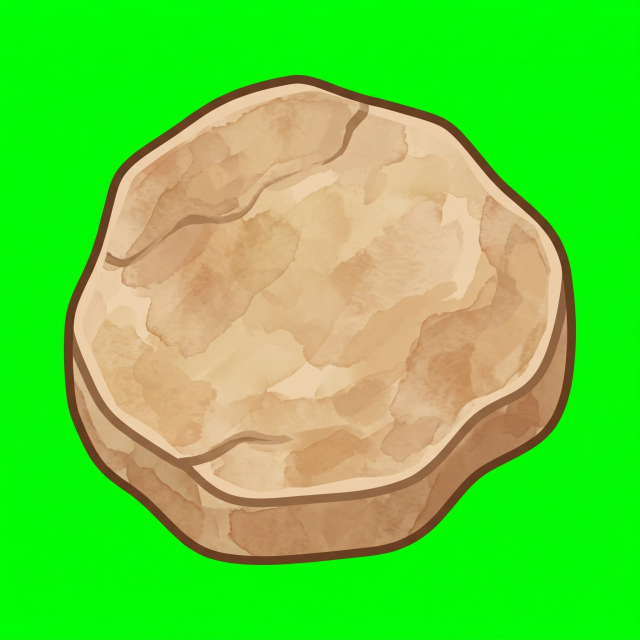
#> input picture rock-brown-raw.jpg, 1280 x 1280 px (shown at 1/2 size)
$ python process-rob-images.py ../rock-brown-raw.jpg ../rock-flat-raw.jpg
#> lines starting #> are read from the running program, lines starting #| are printed output that depends on the picture; after the words box and inside, x2 and y2 are one past the last pixel; in counts of white or black regions, pixels touching at a corner belong together
"""
process-rob-images.py — Pipeline for Rob-provided Gemini images (magenta background)
Use this whenever Rob sends images directly (email, Telegram, Downloads folder)
instead of generating via sticker-generate-one.py prompt.

CORRECT ORDER OF OPERATIONS (do not change):
1. Magenta chroma key removal
2. Watermark erase AFTER keying (not before — pre-keying has no alpha channel yet)
3. Crop using alpha > 128 threshold (NOT > 10 — feathered edge pixels skew the bounding box)
4. Scale to fill canvas minus equal padding on all sides
5. Verify output margins programmatically before sending to Rob

Usage: python process-rob-images.py <input.jpg|png> <output.png>
"""
from PIL import Image
import numpy as np
import sys, os
from collections import deque

OUT_SIZE   = 512
PADDING    = 20       # equal px margin on all sides in output
FILL_PCT   = 0.85     # kept for reference; actual fill = (OUT_SIZE - 2*PADDING) / OUT_SIZE
CHROMA     = np.array([255, 0, 255], dtype=np.float32)  # magenta
TOLERANCE  = 80   # Standard. Do NOT blindly increase — high tolerance removes brown/terracotta art pixels too.
SOFT_RANGE = 40   # If artifacts remain: use a SPATIALLY RESTRICTED hue pass (target only far background zones, e.g. cols > 88%).
                  # Only increase TOLERANCE if you measure: min(building dist) > max(artifact dist). Sample with:
                  # np.sqrt((r-255)**2+g**2+(b-255)**2) in art region vs artifact region before changing this value.

def process(input_path, output_path):
#> called with input_path = '../rock-brown-raw.jpg', output_path = '../rock-flat-raw.jpg'
    print(f"Input:  {os.path.basename(input_path)}")
    img = Image.open(input_path).convert("RGBA")
    data = np.array(img, dtype=np.float32)
    h, w = data.shape[:2]
#> h = 1280; w = 1280

    # Step 1: Magenta chroma key removal
    r, g, b = data[:,:,0], data[:,:,1], data[:,:,2]
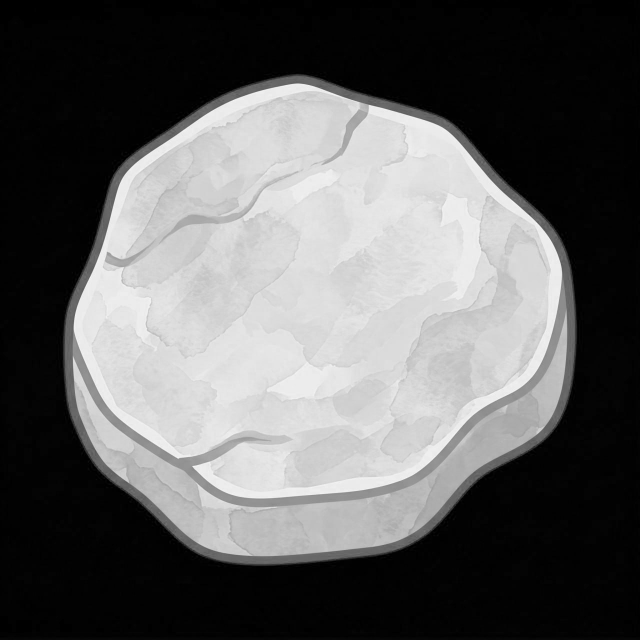
#> r: shape (1280, 1280) float32 (shown at 1/2 size); min 0, max 255, mean 96.5
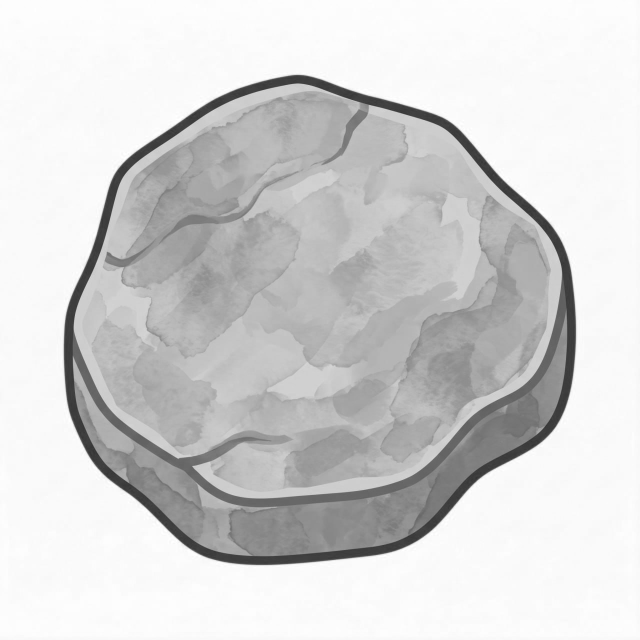
#> g: shape (1280, 1280) float32 (shown at 1/2 size); min 41, max 255, mean 210.6
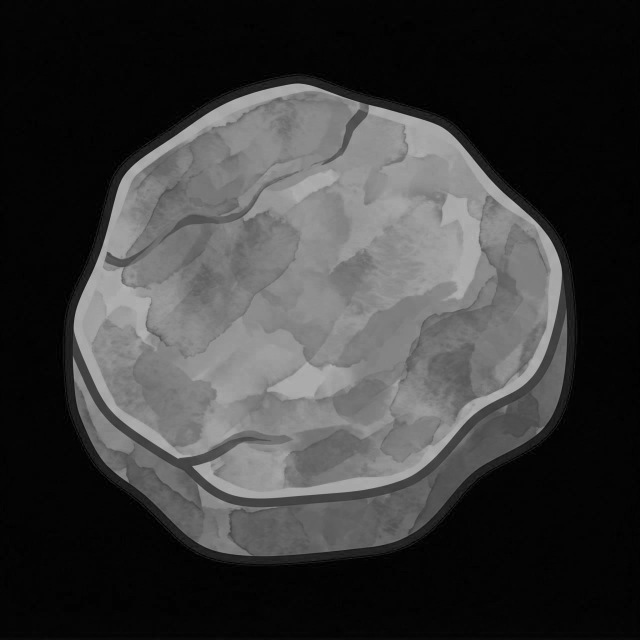
#> b: shape (1280, 1280) float32 (shown at 1/2 size); min 0, max 189, mean 59
    dist = np.sqrt((r - CHROMA[0])**2 + (g - CHROMA[1])**2 + (b - CHROMA[2])**2)
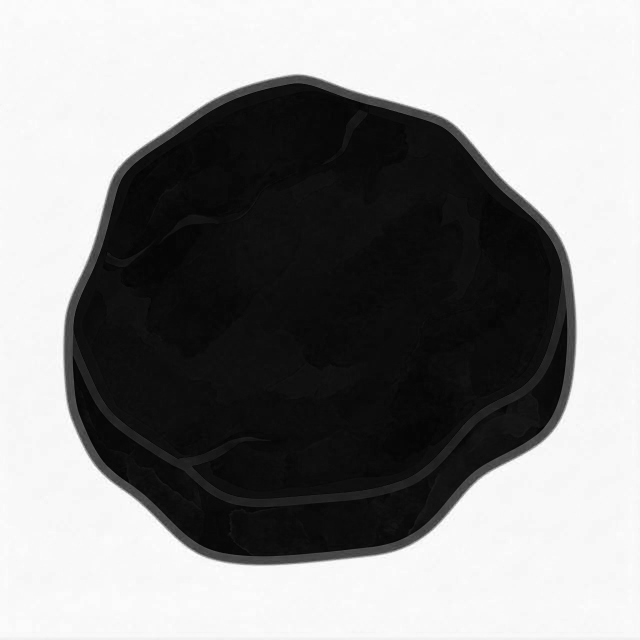
#> dist: shape (1280, 1280) float32 (shown at 1/2 size); min 210.3, max 441.7, mean 337.7; drawn with min black and max white
    hard_transparent = dist < TOLERANCE
#> hard_transparent: shape (1280, 1280) bool; every value is 0
    soft_zone = (dist >= TOLERANCE) & (dist < TOLERANCE + SOFT_RANGE)
    soft_alpha = ((dist - TOLERANCE) / SOFT_RANGE * 255).clip(0, 255)
#> soft_alpha: shape (1280, 1280) float32; every value is 255
    data[:,:,3] = np.where(hard_transparent, 0,
                  np.where(soft_zone, soft_alpha, 255)).astype(np.uint8)

    # Magenta spill suppression on edge pixels
    edge_mask = (data[:,:,3] > 0) & (data[:,:,3] < 255)
    spill = edge_mask & ((r - g) > 4) & ((b - g) > 4)
    data[:,:,0] = np.where(spill, g, r)
    data[:,:,2] = np.where(spill, g, b)

    # Step 1b: Strip outer 15px border (white border from Gemini output)
    BORDER = 15
    data[:BORDER, :, 3] = 0          # top strip
    data[h-BORDER:, :, 3] = 0       # bottom strip
    data[:, :BORDER, 3] = 0          # left strip
    data[:, w-BORDER:, 3] = 0       # right strip
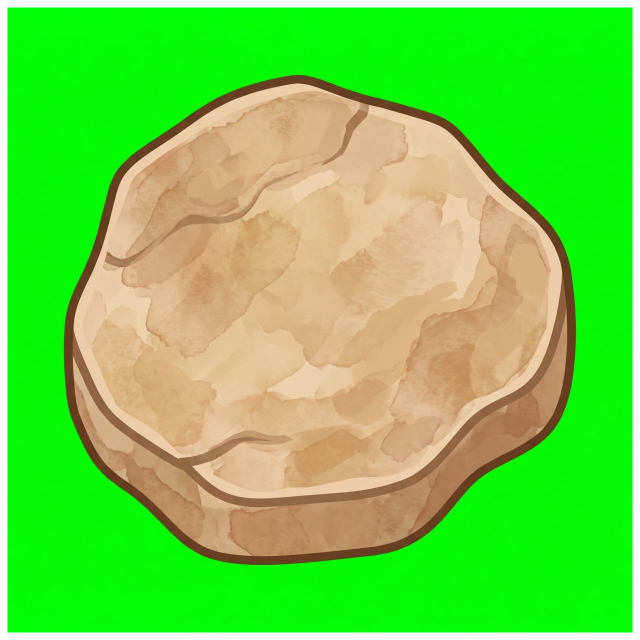
#> data: shape (1280, 1280, 4) float32 (shown at 1/2 size); mean R, G, B, A 95.9, 212, 58.4, 244.1; transparent parts drawn white

    # Step 2: Erase Gemini watermark (bottom strip only — no corner zones)
    # Corner zones were too aggressive and destroyed art pixels near edges.
    data[h-30:h, :, 3] = 0          # bottom 30px full strip (watermark zone)

    # Step 1c: Flood-fill shadow removal
    # Removes dark semi-transparent drop shadow residue that chroma key misses.
    # Floods from all 4 edges inward, clearing pixels that are:
    #   - semi-transparent (alpha < 250), AND dark (luminance < 120)
    # Stops at fully opaque art pixels, so art is never touched.
    tmp = data.clip(0, 255).astype(np.uint8)
    flood_h, flood_w = tmp.shape[:2]
#> flood_h = 1280; flood_w = 1280
    visited = np.zeros((flood_h, flood_w), dtype=bool)
    to_clear = np.zeros((flood_h, flood_w), dtype=bool)

    def is_shadow(r, c):
        a = tmp[r, c, 3]
        if a >= 250:
            return False
        lum = 0.299 * tmp[r,c,0] + 0.587 * tmp[r,c,1] + 0.114 * tmp[r,c,2]
        return lum < 120

    q = deque()
    for row in range(flood_h):
        for col in [0, flood_w-1]:
            if not visited[row, col] and is_shadow(row, col):
                visited[row, col] = True
                to_clear[row, col] = True
                q.append((row, col))
#> this loop made 1280 passes
    for col in range(flood_w):
        for row in [0, flood_h-1]:
            if not visited[row, col] and is_shadow(row, col):
                visited[row, col] = True
                to_clear[row, col] = True
                q.append((row, col))
#> this loop made 1280 passes
    while q:
        row, col = q.popleft()
        for dr, dc in [(-1,0),(1,0),(0,-1),(0,1)]:
            nr, nc = row+dr, col+dc
            if 0 <= nr < flood_h and 0 <= nc < flood_w and not visited[nr, nc]:
                if is_shadow(nr, nc):
                    visited[nr, nc] = True
                    to_clear[nr, nc] = True
                    q.append((nr, nc))
#> this loop made 0 passes
    tmp[to_clear, 3] = 0
    print(f"  Shadow flood-fill: cleared {int(to_clear.sum())} pixels")
#|   Shadow flood-fill: cleared 0 pixels
    data = tmp.astype(np.float32)

    result = Image.fromarray(data.clip(0, 255).astype(np.uint8), "RGBA")

    # Step 3: Crop using alpha > 128 (solid pixels only)
    # CRITICAL: alpha > 10 includes feathered edge pixels that skew the bounding box
    # causing unequal margins in the output. Always use > 128 here.
    arr2 = np.array(result)
    art_mask = arr2[:,:,3] > 128
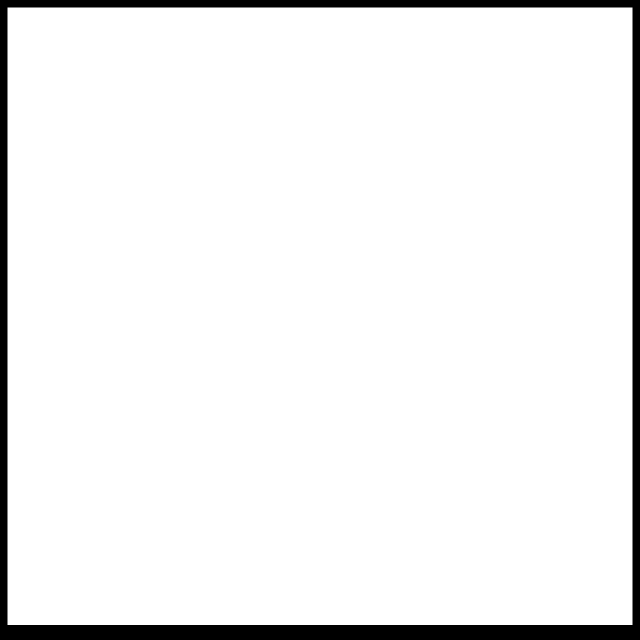
#> art_mask: shape (1280, 1280) bool (shown at 1/2 size); 94.2% white; 1 black region, box (x1, y1, x2, y2) and area: (0, 0, 1280, 1280) 94650
    rows = np.any(art_mask, axis=1)
    cols = np.any(art_mask, axis=0)
    if not rows.any():
        print("ERROR: no art found after background removal")
        return
    rmin, rmax = np.where(rows)[0][[0,-1]]
#> rmin = 15; rmax = 1249
    cmin, cmax = np.where(cols)[0][[0,-1]]
#> cmin = 15; cmax = 1264
    art = result.crop((cmin, rmin, cmax+1, rmax+1))
    art_w, art_h = art.size
#> art_w = 1250; art_h = 1235

    # Step 4: Scale and center with equal padding
    usable = OUT_SIZE - 2 * PADDING
    scale = usable / max(art_w, art_h)
#> scale = 0.378
    new_w = int(art_w * scale)
#> new_w = 472
    new_h = int(art_h * scale)
#> new_h = 466
    art_scaled = art.resize((new_w, new_h), Image.LANCZOS)
    pad_x = (OUT_SIZE - new_w) // 2
#> pad_x = 20
    pad_y = (OUT_SIZE - new_h) // 2
#> pad_y = 23
    canvas = Image.new("RGBA", (OUT_SIZE, OUT_SIZE), (0, 0, 0, 0))
#> canvas: PIL image 512x512 RGBA; every value is 0
    canvas.paste(art_scaled, (pad_x, pad_y), art_scaled)
    canvas.save(output_path, "PNG")

    # Step 5: Verify margins
    out_arr = np.array(canvas)
    out_mask = out_arr[:,:,3] > 10
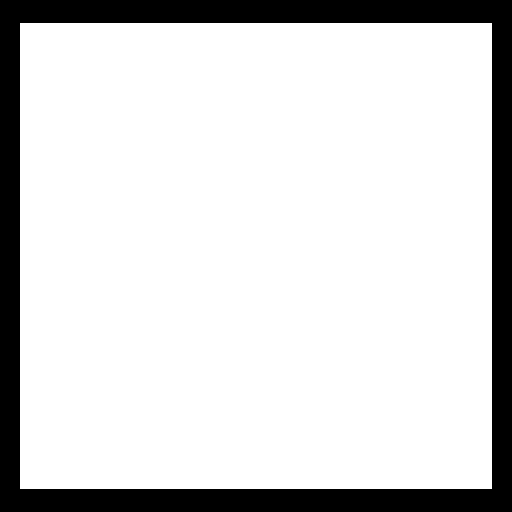
#> out_mask: shape (512, 512) bool; 83.9% white; 1 black region, box (x1, y1, x2, y2) and area: (0, 0, 512, 512) 42192
    out_rows = np.any(out_mask, axis=1)
    out_cols = np.any(out_mask, axis=0)
    ormin, ormax = np.where(out_rows)[0][[0,-1]]
#> ormin = 23; ormax = 488
    ocmin, ocmax = np.where(out_cols)[0][[0,-1]]
#> ocmin = 20; ocmax = 491
    print(f"Output: {os.path.basename(output_path)}")
    print(f"  Art {art_w}x{art_h} -> {new_w}x{new_h}")
#|   Art 1250x1235 -> 472x466
    print(f"  Margins: top={ormin} bot={OUT_SIZE-ormax-1} left={ocmin} right={OUT_SIZE-ocmax-1}")
#|   Margins: top=23 bot=23 left=20 right=20
    if abs(ormin - (OUT_SIZE-ormax-1)) > 10:
        print(f"  [WARN] top/bottom margins differ by more than 10px -- check output visually")
    else:
        print(f"  [OK] Margins balanced")

if __name__ == "__main__":
    if len(sys.argv) < 3:
        print("Usage: python process-rob-images.py <input.jpg|png> <output.png>")
        sys.exit(1)
    process(sys.argv[1], sys.argv[2])

$ run again, on rock-white-raw.jpg
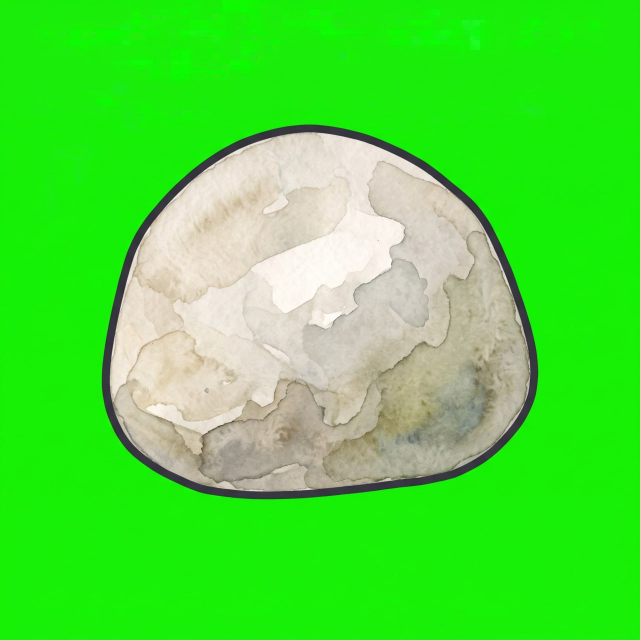
#> input picture rock-white-raw.jpg, 1280 x 1280 px (shown at 1/2 size)
#> in process, `dist = np.sqrt((r - CHROMA[0])**2 + (g - CHROMA[1])**2 + (b - CHROMA[2..`:
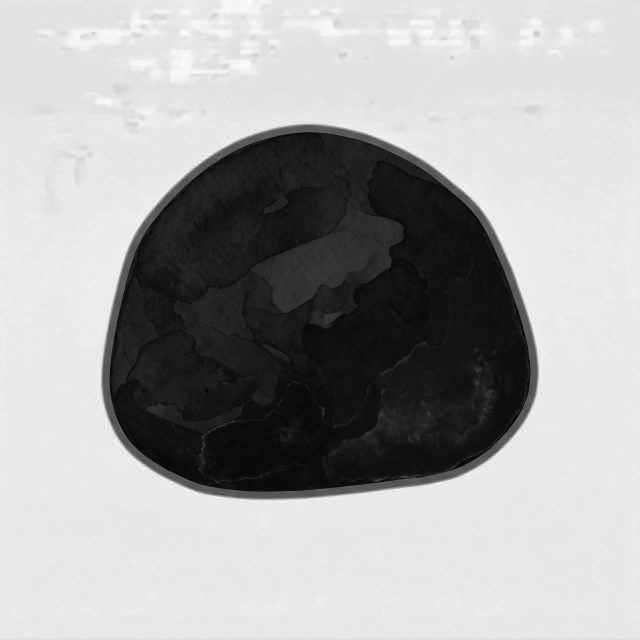
#> dist: shape (1280, 1280) float32 (shown at 1/2 size); min 202.2, max 437.1, mean 356.8; drawn with min black and max white
#> hard_transparent: shape (1280, 1280) bool; every value is 0
#> soft_alpha: shape (1280, 1280) float32; every value is 255
#> the loop in process, `for row in range(flood_h):` made 1280 passes
#> the loop in process, `for col in range(flood_w):` made 1280 passes
#|   Shadow flood-fill: cleared 0 pixels
#> art_mask: shape (1280, 1280) bool; 94.2% white; 1 black region, box (x1, y1, x2, y2) and area: (0, 0, 1280, 1280) 94650
#> rmin = 15; rmax = 1249
#> cmin = 15; cmax = 1264
#> in process, `canvas.paste(art_scaled, (pad_x, pad_y), art_scaled)`:
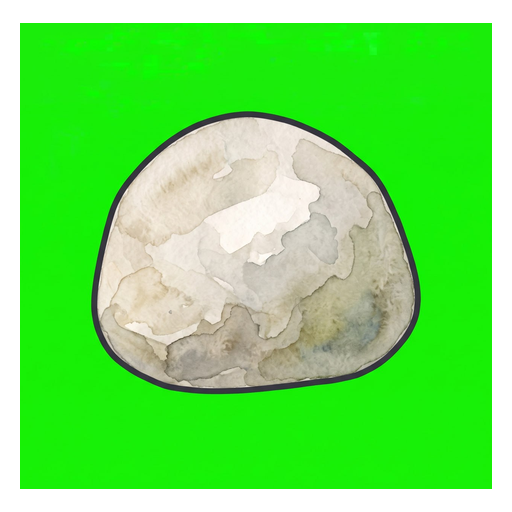
#> canvas: PIL image 512x512 RGBA; mean R, G, B, A 67.8, 186.9, 52.2, 214; transparent parts drawn white
#> out_mask: shape (512, 512) bool; 83.9% white; 1 black region, box (x1, y1, x2, y2) and area: (0, 0, 512, 512) 42192
#> ormin = 23; ormax = 488
#> ocmin = 20; ocmax = 491
#|   Art 1250x1235 -> 472x466
#|   Margins: top=23 bot=23 left=20 right=20
